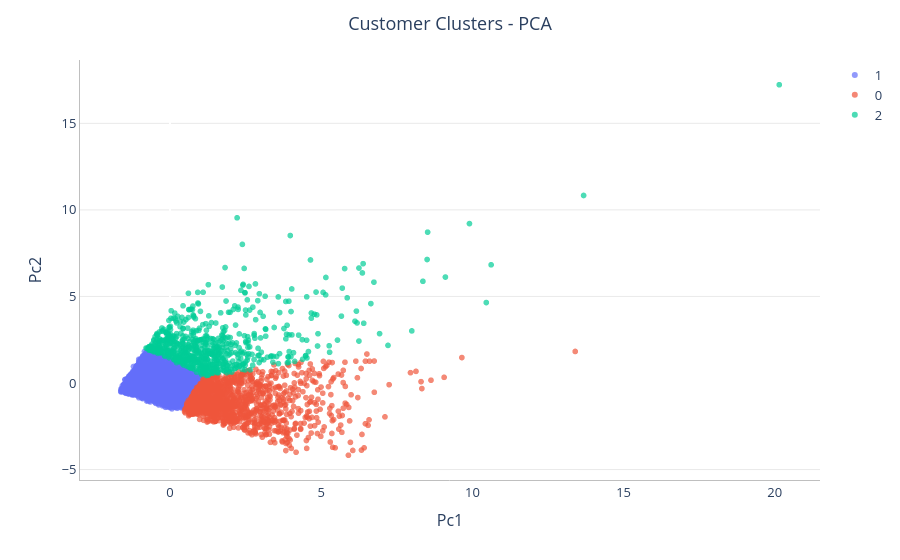

This figure's notebook cell:
### Code cell
import sys
sys.path.append("..")

from templates.visualizations import my_scatter_plot

fig = my_scatter_plot(
    profile_3,
    x_col="PC1",
    y_col="PC2",
    color_col="cluster",
    title="Customer Clusters - PCA")

fig.show()

### Figure 1 — Plotly figure (JSON) as saved in the notebook; plotly's stock layout.template omitted (floating-point values rounded to 4 significant figures; data arrays with more than 128 entries replaced by an {"elided": "..."} marker saying what was removed)
{"data": [{"hovertemplate": "cluster=1<br>PC1=%{x}<br>PC2=%{y}<extra></extra>", "legendgroup": "1", "marker": {"color": "#636efa", "opacity": 0.7, "symbol": "circle"}, "mode": "markers", "name": "1", "showlegend": true, "type": "scattergl", "x": {"elided": "5916 float values"}, "xaxis": "x", "y": {"elided": "5916 float values"}, "yaxis": "y"}, {"hovertemplate": "cluster=0<br>PC1=%{x}<br>PC2=%{y}<extra></extra>", "legendgroup": "0", "marker": {"color": "#EF553B", "opacity": 0.7, "symbol": "circle"}, "mode": "markers", "name": "0", "showlegend": true, "type": "scattergl", "x": {"elided": "1340 float values"}, "xaxis": "x", "y": {"elided": "1340 float values"}, "yaxis": "y"}, {"hovertemplate": "cluster=2<br>PC1=%{x}<br>PC2=%{y}<extra></extra>", "legendgroup": "2", "marker": {"color": "#00cc96", "opacity": 0.7, "symbol": "circle"}, "mode": "markers", "name": "2", "showlegend": true, "type": "scattergl", "x": {"elided": "744 float values"}, "xaxis": "x", "y": {"elided": "744 float values"}, "yaxis": "y"}], "layout": {"font": {"size": 13}, "legend": {"title": {"text": ""}, "tracegroupgap": 0}, "margin": {"t": 60}, "paper_bgcolor": "white", "plot_bgcolor": "white", "title": {"text": "Customer Clusters - PCA", "x": 0.5}, "xaxis": {"anchor": "y", "domain": [0, 1], "linecolor": "#BFBFBF", "showgrid": false, "title": {"text": "Pc1"}}, "yaxis": {"anchor": "x", "domain": [0, 1], "gridcolor": "#EAEAEA", "linecolor": "#BFBFBF", "title": {"text": "Pc2"}}}}
